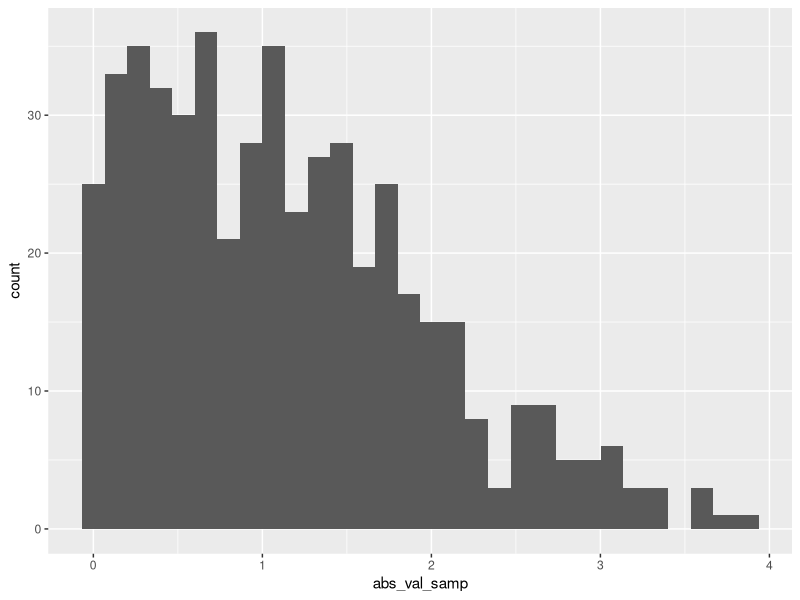

Source code (R):
## ---- chunk 1
library(tidyverse)
## ---- chunk 2
samp = rnorm(100)
length(samp)
## ---- chunk 3
plot_df = tibble(
  x=rnorm(1000, mean=1, sd=.5),
  y=1+2*x

)
## ---- chunk 4
la_df = 
  tibble(
    numeric_samp = rnorm(500, mean=1),
    abs_val_samp = abs(numeric_samp)
  )

ggplot(la_df, aes(x=abs_val_samp)) + geom_histogram()
